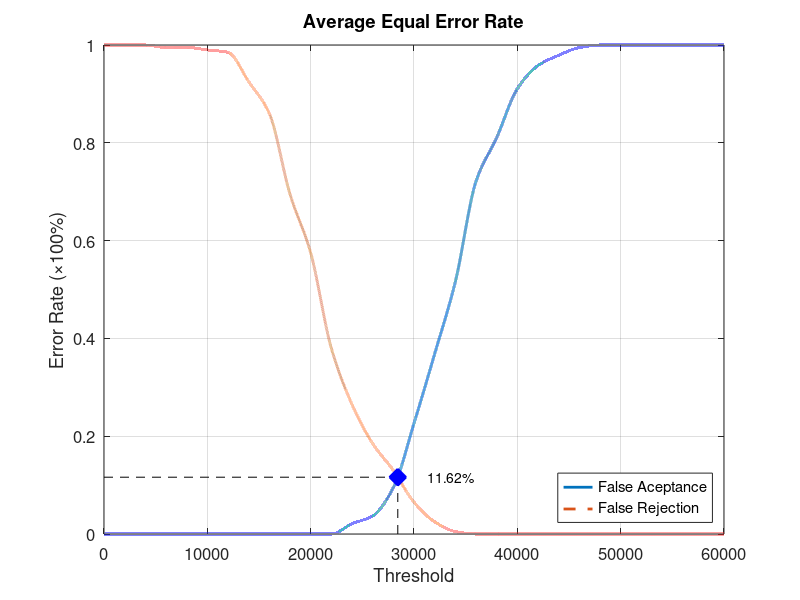
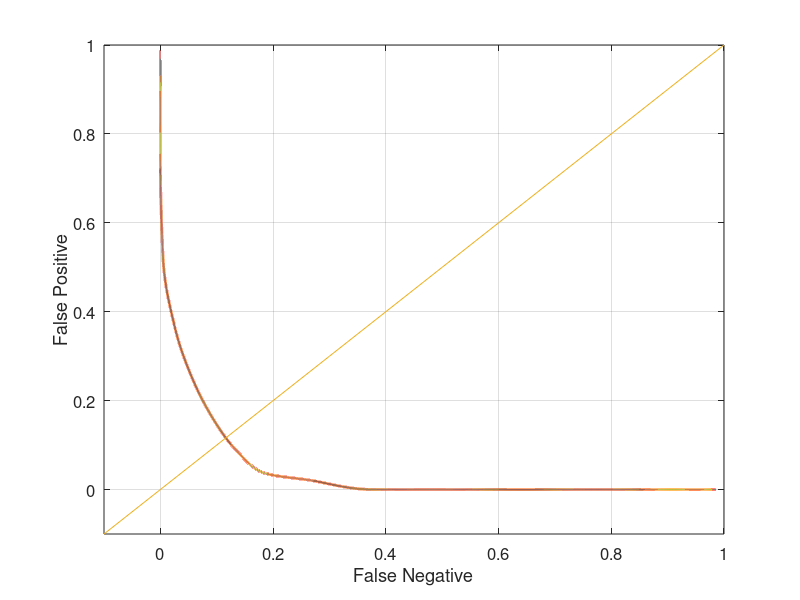

Here is the MATLAB script that generated these plots, in order:
function yEER = Database3_4
close all;
clear;
clc;
x = 0:2000:60000;
xq = 0:0.5:60000;

y0 = [0 0 0 0 0 0 0 0 0 0 0 0 0.0210526 0.0368421 0.0947368 0.226316 0.368421 0.515789 0.721053 0.810526 0.910526 0.957895 0.978947 0.994737 1 1 1 1 1 1 1];
yy0 = interp1(x, y0, xq, 'pchip');
y1 = [1 1 1 0.995 0.995 0.99 0.985 0.925 0.86 0.695 0.575 0.38 0.265 0.185 0.13 0.065 0.025 0.005 0 0 0 0 0 0 0 0 0 0 0 0 0];
yy1 = interp1(x, y1, xq, 'pchip');

% Calculating EER: 
y2 = abs(y0 - y1);
find(y2 == min(y2))
yy2 = abs(yy0 - yy1);
xEER = find(yy2 == min(yy2));
xEERIndex = xq(xEER) % X-axis EER
yEER = yy0(xEER) % Y-axis EER

main = figure
plot(xq, yy0,'-','LineWidth', 2);	hold on
plot(xq, yy1,'--','LineWidth', 2);	hold on
plot([xEERIndex xEERIndex], [0 yEER], 'k--');	hold on
plot([0 xEERIndex], [yEER yEER], 'k--');	hold on
plot(xEERIndex, yEER, 'bx', 'LineWidth', 10);	hold on
text(xEERIndex + 10 * xEERIndex / 100, yEER, [num2str(round((10000 * yEER)) / 100) '%'])
legend('False Aceptance', 'False Rejection', 'Location', 'SouthEast')
xlabel('Threshold')
ylabel('Error Rate (\times100%)')
title('Average Equal Error Rate')
set(gca, 'FontSize', 12)
axis([0 60000 0 1])
grid on

print(main, 'Database3_4Main', '-dpng');
FNRxFPR = figure('Color', [1 1 1]);
plot(yy1, yy0, '-', yy1, yy0, 'LineWidth', 2);
hold on
y = -0.1:0.1:1
plot(y, y); 
set(gca, 'FontSize', 12)
xlabel('False Negative')
ylabel('False Positive')
axis([-0.1 1 -0.1 1])
set(gca, 'FontSize', 12)
grid on

print(FNRxFPR, 'Database3_4FNRxFPR','-dpng');
end
